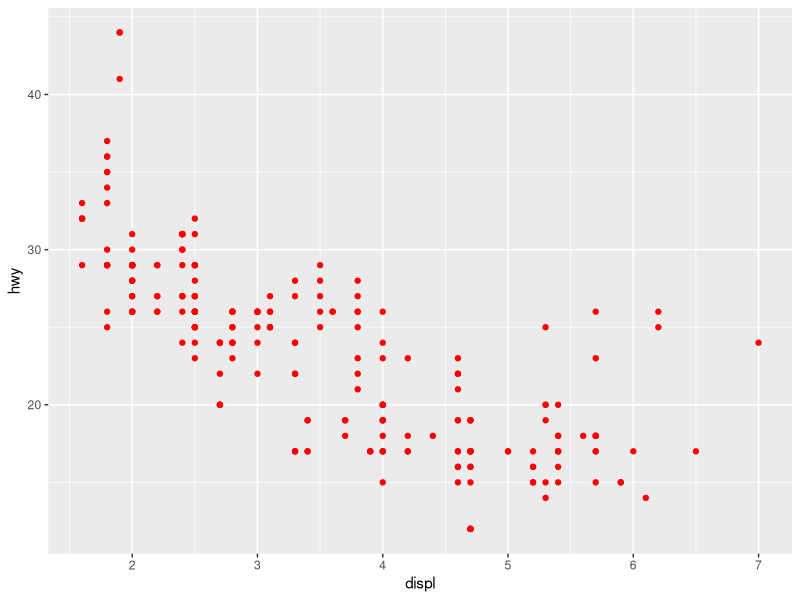
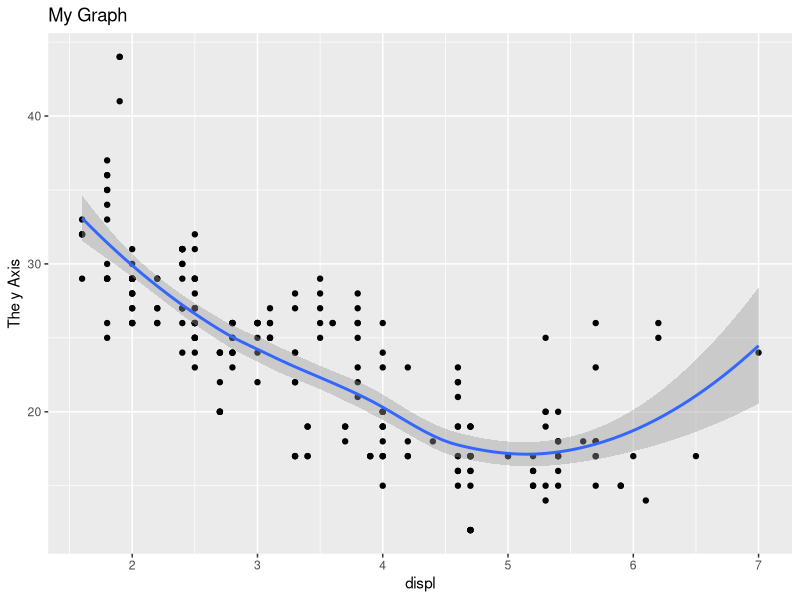
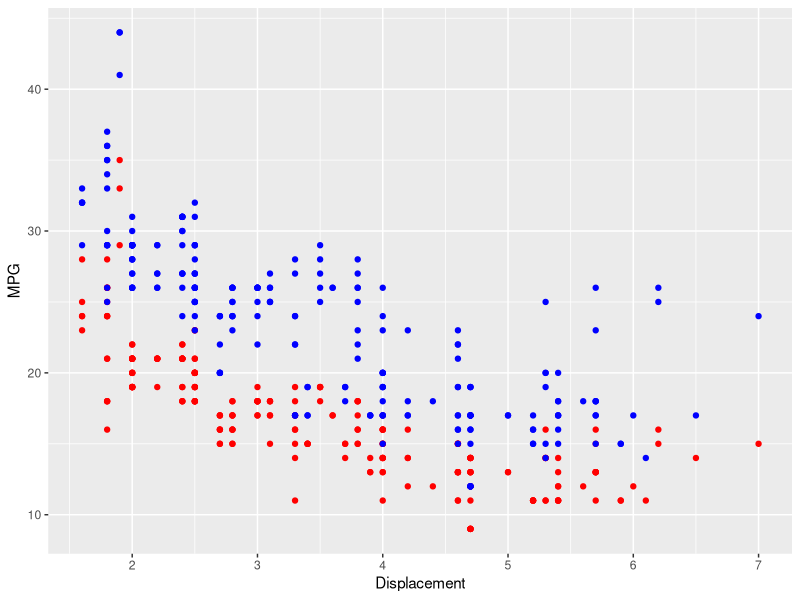
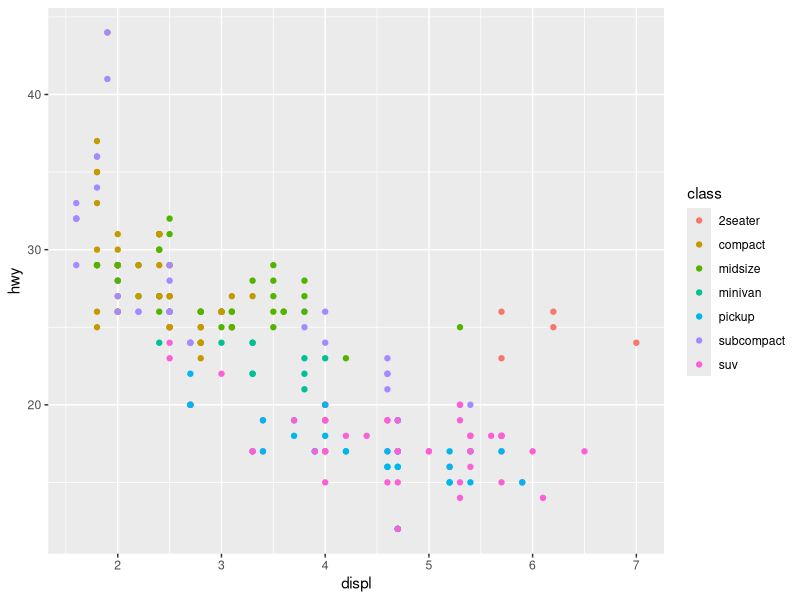
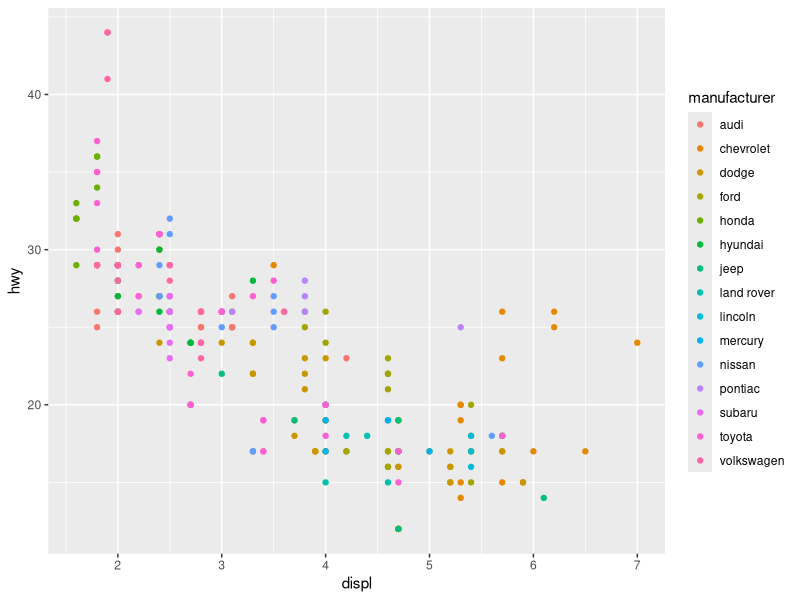

Here is the R script that generated these plots, in order:
library(ggplot2)

ggplot(data=mpg) + 
  geom_point(aes(x=displ,y=hwy),colour="red")

ggplot(data=mpg,aes(x=displ,y=hwy)) + 
  geom_point()+geom_smooth()+ggtitle("My Graph")+
  ylab("The y Axis")

ggplot(data=mpg) + 
  geom_point(aes(x=displ,y=cty),colour="red")+
  geom_point(aes(x=displ,y=hwy),colour="blue")+
  ylab("MPG")+xlab("Displacement")

ggplot(data=mpg)+
  geom_point(aes(x=displ,y=hwy,colour=class))
ggplot(data=mpg)+
  geom_point(aes(x=displ,y=hwy,colour=manufacturer))
